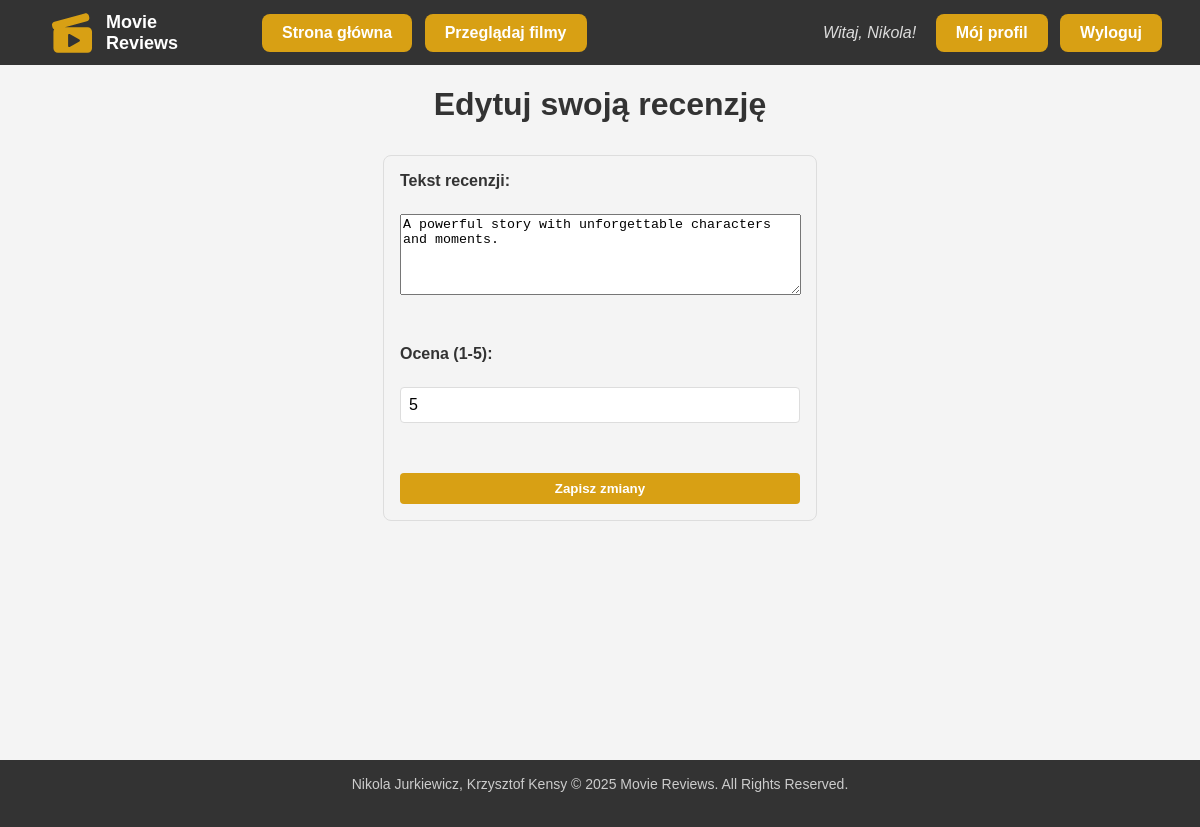
Screenshot of /userReviewEdit.php?id=27 (signed in) with the database file from the repository.
### tables this page shows
CREATE TABLE `reviews` (
  `IdReview` int(11) NOT NULL,
  `IdUser` int(11) NOT NULL,
  `IdMovie` int(11) NOT NULL,
  `Rating` tinyint(4) NOT NULL,
  `Content` varchar(4000) NOT NULL,
  `Date` date NOT NULL
);

### userReviewEdit.php (the view, shortened to what this page needs)
<?php
include 'includes/header.php';
$reviewId = $_GET['id'] ?? null;
if ($reviewId) {
    $conn = connectToDatabase();
    $stmt = $conn->prepare("SELECT * FROM Reviews WHERE IdReview = :id AND IdUser = :userId");
    $stmt->bindParam(':id', $reviewId);
    $stmt->bindParam(':userId', $_SESSION['user_id']);
    $stmt->execute();
    $review = $stmt->fetch(PDO::FETCH_ASSOC);
} else {
    echo "Nieprawidłowe żądanie.";
    exit;
}
?>
<!DOCTYPE html>
<html lang="pl">
<head>
</head>
<body>
    <div class="container">
        <h1>Edytuj swoją recenzję</h1>
        <form method="POST" id="reviewForm">
            <label for="content">Tekst recenzji:</label>
            <textarea name="content" id="content" rows="5" ><?php echo htmlspecialchars($review['Content']); ?></textarea><br>
            <label for="rating">Ocena (1-5):</label>
            <input type="number" name="rating" id="rating" min="1" max="5" value="<?php echo $review['Rating']; ?>" ><br>
            <button type="submit">Zapisz zmiany</button>
        </form>
    </div>
</body>
</html>
<?php include 'includes/footer.php'; ?>

### css/style.css (style rules this page uses)
:root { --header-height: 35px; --footer-height: 35px; }
body, html { background-color: #f4f4f4; font-family: "Arial", sans-serif; color: #333; height: 100%; margin: 0; padding: 0; }
.container { min-height: calc(93vh - var(--header-height) - var(--footer-height)); height: -moz-fit-content; height: fit-content; max-width: 1200px; margin: 0 auto; padding: 0 1rem; flex: 1; }
.container h1 { text-align: center; }
form { display: flex; flex-direction: column; gap: 1rem; max-width: 400px; margin: 2rem auto; padding: 1rem; border: 1px solid #ddd; border-radius: 8px; }
form label { font-weight: 700; margin-bottom: 0.5rem; }
form input { padding: 0.5rem; border: 1px solid #ddd; border-radius: 4px; font-size: 16px; }
form textarea { min-width: 395px; max-width: 395px; min-height: 1.5rem; max-height: 15rem; }
form button { background-color: #d8a014; color: #fff; padding: 0.5rem; border: none; border-radius: 4px; font-weight: 700; cursor: pointer; }

### rows the page displays
reviews: content "A powerful story with unforgettable characters and moments.", rating "5"

### other values shown
$_SESSION['username'] "Nikola"
